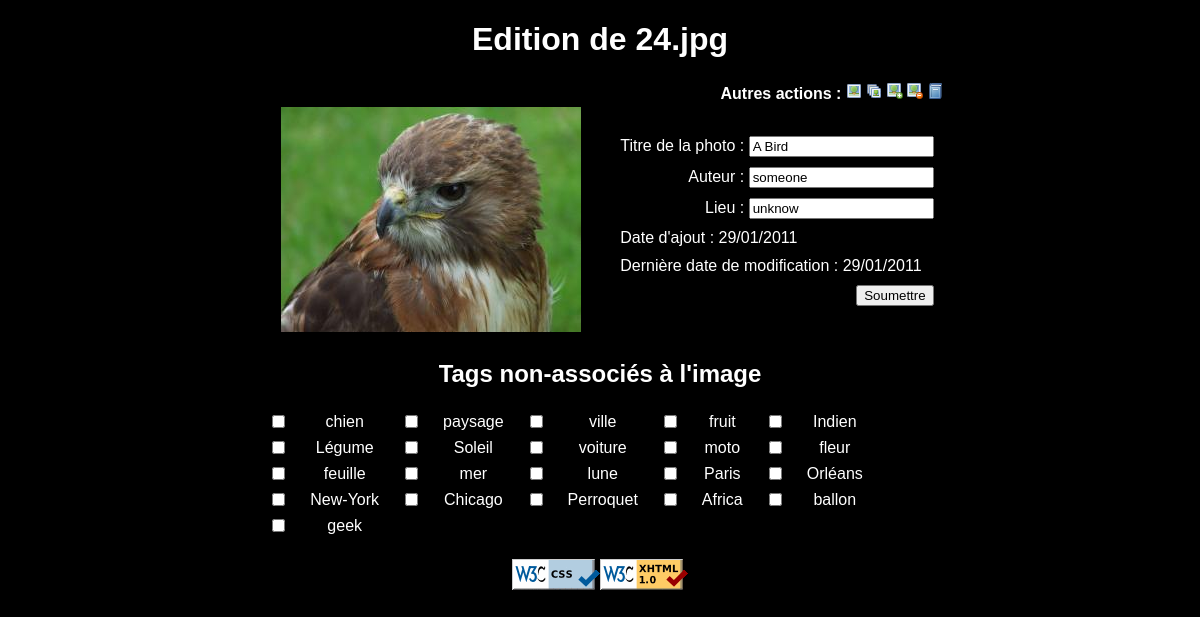
The app's page /edit.php?id=4 with its own data.
### tables this page shows
CREATE TABLE IF NOT EXISTS `gd_photos` (
  `id` int(11) NOT NULL AUTO_INCREMENT,
  `chemin_photo` text NOT NULL,
  `chemin_thumbnail` text NOT NULL,
  `nom` text NOT NULL,
  `titre_photo` varchar(100) NOT NULL,
  `auteur` varchar(50) NOT NULL,
  `lieu` varchar(100) NOT NULL,
  `date_up` date NOT NULL,
  `date_modify` date NOT NULL,
  `ip_add` varchar(15) NOT NULL,
  `ip_modify` varchar(15) NOT NULL,
  PRIMARY KEY (`id`)
);

### Date.class.php (called while the page is built, shortened)
<?php
Class Date {
	public static function DateSQLToFrench($date){
		$date=explode("-",$date);
		$date_s=$date[2]."/".$date[1]."/".$date[0];
		return $date_s;
	}
}
?>

### edit.php (the view, shortened to what this page needs)
<?php
	require_once('Date.class.php');
	if(isset($_GET['id'])){$id = $_GET['id'];} else{if(isset($_POST['id'])){$id = $_POST['id'];} else{$id = "";}}
	if(isset($_POST['Soumettre'])){$Soumettre = $_POST['Soumettre'];} else{$Soumettre = "";}
	$Err=false;
	if($id != ""){
		$sql="SELECT t1.id, t1.tag FROM gd_tags AS t1 WHERE t1.id NOT IN (SELECT tags.id FROM gd_tags AS tags, gd_photos AS photos, gd_liensphta AS liens WHERE photos.id = liens.id_ph AND tags.id = liens.id_ta AND photos.id='".mysql_escape_string($id)."')";
			$result = mysql_query($sql);
		if (!$result){
			die('Requete invalide : ' . mysql_error());
		}
		else {
			if(mysql_num_rows($result) > 0){
				while ($row =mysql_fetch_assoc($result)){
			        $tableau_tags[$row['id']]=$row['tag'];
				}
			}
		}
	}
	if(($id != "") && ($Soumettre == "")){
		$infos_photo=array();
		$Erreurs=array();
		$sql = "SELECT * FROM gd_photos WHERE id='".mysql_escape_string($id)."';";
		$result = mysql_query($sql);
		if (!$result){
			die('Requete invalide : ' . mysql_error());
		}
		else {
			if(mysql_num_rows($result) > 0){
				$infos_photo=mysql_fetch_assoc($result);
			}
			else {
				$Erreurs[]="Aucune image ne correspondant à cet ID.";
				$Err=true;
			}
		}
		if($Err == false){
			$titre_photo = $infos_photo['titre_photo'];
			$chemin_thumbnail = "thumbnails/".$infos_photo['chemin_thumbnail'];
			$nom = $infos_photo['nom'];
			$auteur = $infos_photo['auteur'];
			$lieu = $infos_photo['lieu'];
			$date_up = $infos_photo['date_up'];
			$date_modify = $infos_photo['date_modify'];
		}
	}
	else{
		header("Location: index.php");
	}
?>
<!DOCTYPE html PUBLIC "-//W3C//DTD XHTML 1.0 Strict//EN" "http://www.w3.org/TR/xhtml1/DTD/xhtml1-strict.dtd">
<html xmlns="http://www.w3.org/1999/xhtml" lang="fr" xml:lang="fr">
<head>
<link rel="stylesheet" href="style.css" type="text/css"></link>
</head>
<body>
	<h1>Edition <?php if($nom == ""){echo "d'une photo";} else{echo "de ".$nom;} ?></h1>
	<form method="post" action="<?php echo $_SERVER['PHP_SELF']; ?>" enctype="multipart/form-data">
	<table class="edit">
	<tr>
		<td colspan="2" class="menu_table"><span class="titre">Autres actions : </span>
		<?php echo "<a href=\"picture.php?picture=view_$id\"><img src=\"pictures/picture.png\" alt=\"Voir l'image\"  title=\"Voir la photo\" /></a>
			<a href=\"index.php\"><img src=\"pictures/pictures.png\" alt=\"Index\" title=\"Retour à l'index\" /></a>
			<a href=\"upload.php\"><img src=\"pictures/picture_add.png\" alt=\"Upload\" title=\"Ajouter une autre photo\" /></a>
			<a href=\"picture.php?picture=dele_$id\" ><img src=\"pictures/picture_delete.png\" alt=\"Suppression Photo\" title=\"Supprimer la photo\" /></a>
			<a href=\"tags.php\"><img src=\"pictures/book.png\" alt=\"Gestion tags\" title=\"Gestion des tags\" /></a>
			";
		?>
		</td>
	</tr>
	<tr>
		<td class="photo_edit"><img src="<?php echo $chemin_thumbnail; ?>" alt="<?php echo $nom; ?>" /></td>
		<td class="form_edit">
				<p class="menu_table">Titre de la photo : <input type="text" name="titre_photo" maxlength="100" value="<?php echo $titre_photo; ?>" /></p>
				<p class="menu_table">Auteur : <input type="text" name="nom_auteur" maxlength="50" value="<?php echo $auteur; ?>" /></p>
				<p class="menu_table">Lieu : <input type="text" name="lieu" maxlength="100" value="<?php echo $lieu; ?>" /></p>
				<p>Date d'ajout : <?php echo Date::DateSQLToFrench($date_up); ?><input type="hidden" name="date_up" value="<?php echo $date_up; ?>" /></p>
				<p>Derni&egrave;re date de modification : <?php echo Date::DateSQLToFrench($date_modify); ?></p>
				<p class="menu_table"><input type="submit" value="Soumettre" name="Soumettre" /></p>
		</td>
	</tr>
	<tr>
		<td colspan="2">
			<?php
				if($Err == false){
					if(count($tableau_tags)>0){
						echo "<h2 class=\"mil\">Tags non-associ&eacute;s &agrave; l'image</h2>";
						echo "<table><tr>";
						$i=1;
						foreach($tableau_tags as $key => $value){
							if($i<=5){
								echo "<td class=\"tags\"><input type=\"checkbox\" name=\"$key\" /></td><td class=\"tags\">$value</td>";
								$i++; }
							else{
								$i=1;
								echo "</tr><tr class=\"tags\"><td class=\"tags\"><input type=\"checkbox\" name=\"$key\" /></td><td class=\"tags\">$value</td>";
								$i++;
							 }
						}
						echo "</tr></table>";
					}
					else {
						echo"<h2 class=\"mil\">Pas de tags non-associ&eacute;s à cette photo.</h2>";
					}
				}
			?>
		</td>
	</tr>
	</table>
	</form>
		<?php require_once('footer.php'); ?>
</body>
</html>

### style.css (style rules this page uses)
body { font-family:arial, verdana, sans-serif; background-color:black; color:#FFFFFF; }
img { border:0px; }
h1, h2.mil { text-align:center; }
.titre { font-weight:bold; }
.menu_table { text-align:right; }
td.form_edit p { margin:10px; }
td.photo_edit { width:350px; max-width:500px; vertical-align:middle; text-align:center; }
table.edit { margin:auto; }
tr.tags { border:0px; }
td.tags { text-align:center; border:0px; padding:2px 10px 2px 10px; }

### records on screen
gd_photos: nom "24.jpg", chemin_thumbnail+nom (picture), titre_photo "A Bird", nom_auteur "someone", lieu "unknow", date_up "29/01/2011", date_modify "29/01/2011"

### other values on screen
$value "chien"
$value "paysage"
$value "ville"
$value "fruit"
$value "Indien"
$value "Légume"
$value "Soleil"
$value "voiture"
$value "moto"
$value "fleur"
$value "feuille"
$value "mer"
$value "lune"
$value "Paris"
$value "Orléans"
